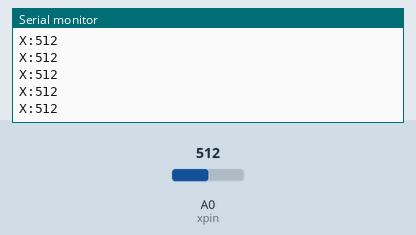
Bench run of a sketch on a simulated Arduino Uno, built with avr-gcc and run on an emulated ATmega328P. Parts: the last lines printed to the serial monitor. Inputs (shaded band) come from the test bench; at power-on: A0 (xpin) = 512.

Above: at 1.2 s.
1.3 s: A0 (xpin) set to 716
At 1.31 s:
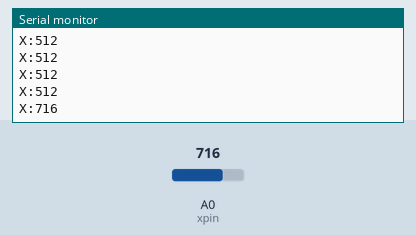
2.8 s: A0 (xpin) set to 900
At 2.81 s:
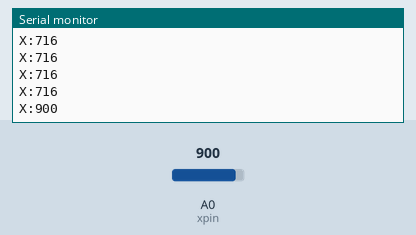
Timing chart, 0 to 5.8 s (numbered marks = the images above; inputs shaded):
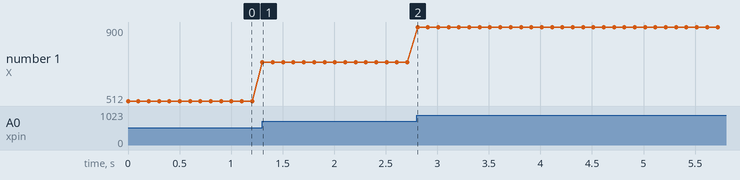

Measured:
- after the input at 1.3 s, the serial monitor: prints a new line at once (image 1)
- after the input at 2.8 s, the serial monitor: prints a new line at once (image 2)
- plotted number 1: 512 → 716 after the input at 1.3 s, 716 → 900 after the input at 2.8 s

The sketch:

sketch_may24a.ino
```cpp
             // analog input pin 5 -- voltage
const int xpin = A0;                  // x-axis o                 // z-axis (only on 3-axis models)

void setup() {
  // initialize the serial communications:
  Serial.begin(9600);

  // Provide ground and power by using the analog inputs as normal
  // digital pins.  This makes it possible to directly connect the
  // breakout board to the Arduino.  If you use the normal 5V and
  // GND pins on the Arduino, you can remove these lines.
  //pinMode(groundpin, OUTPUT);
  //pinMode(powerpin, OUTPUT);
  //digitalWrite(groundpin, LOW);
  //digitalWrite(powerpin, HIGH);
}

void loop() {


  // print the sensor values:
  Serial.print("X:");
  Serial.print(analogRead(xpin));
  Serial.println();
  // delay before next reading:
  delay(100);
}
```
